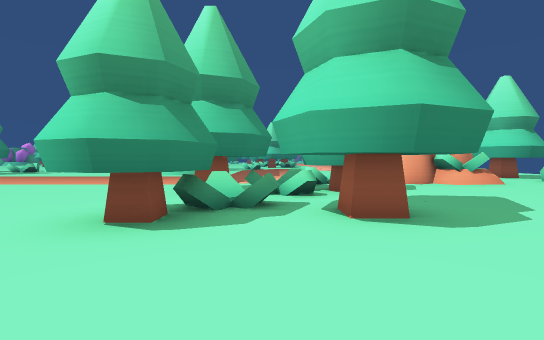
view 1 (above)

24 first-person views from a walk through a Unity game level. The camera is 0.68 m above the floor, tilts 2° down and sees 85° across. The floor is counted in squares, 1 m on a side. Each view is taken from the middle of a square. On the plan, view 1 faces up. The plan holds only what a view shows up to about 10 squares ahead; the rest is blank. The place goes on beyond the plan.

view 2
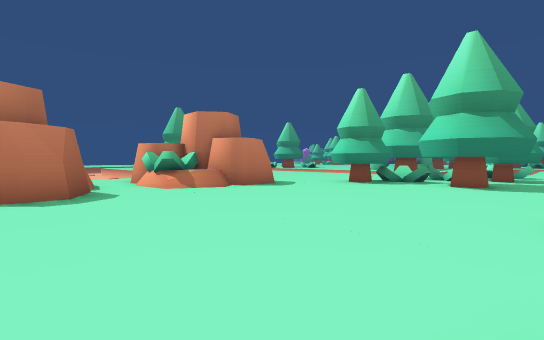

view 3
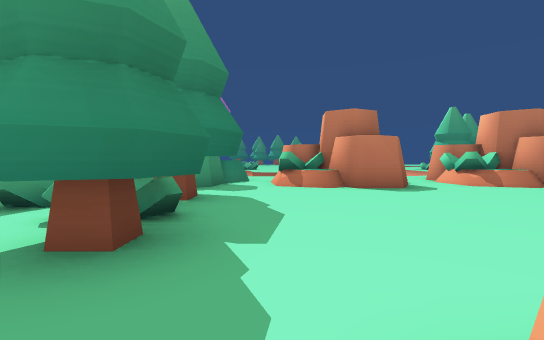

view 4
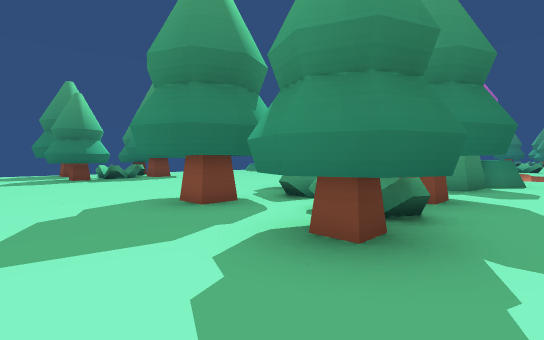

view 5
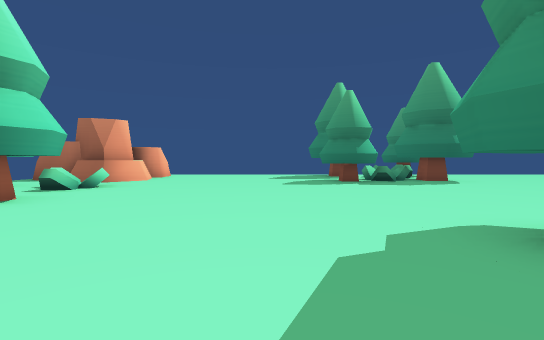

view 6
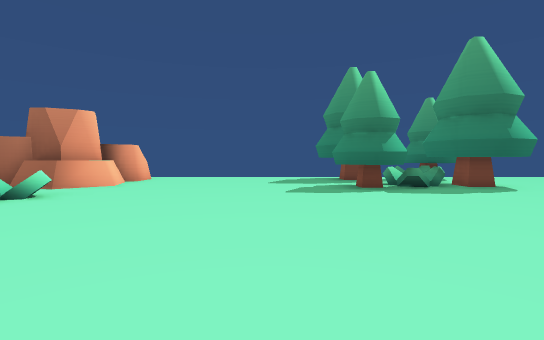

view 7
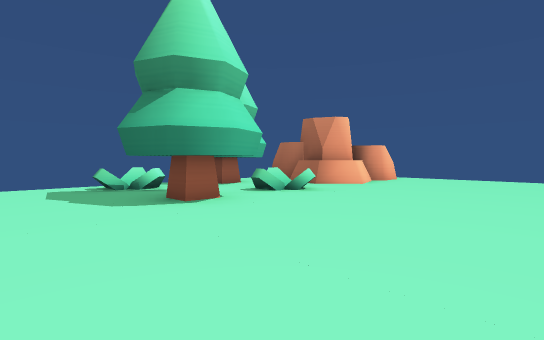

view 8
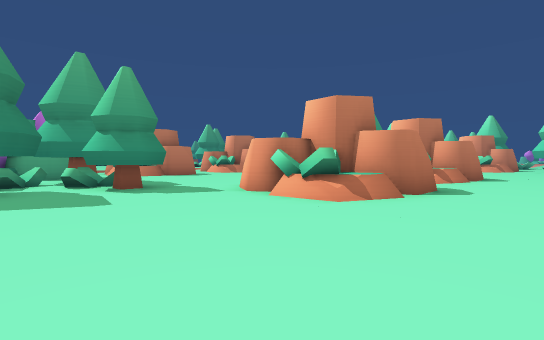

view 9
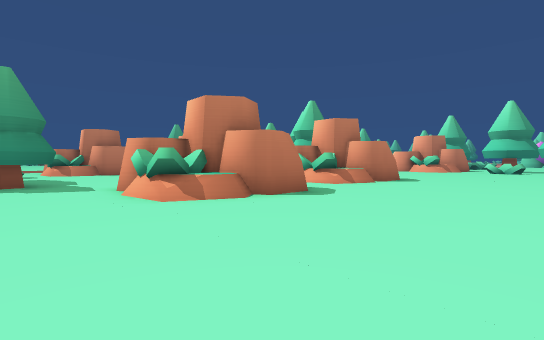

view 10
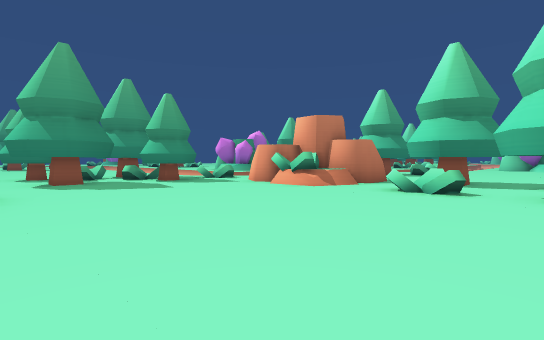

view 11
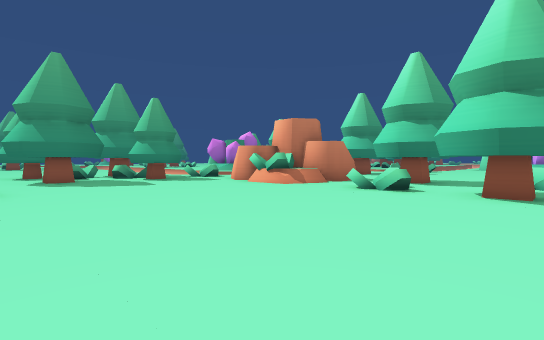

view 12
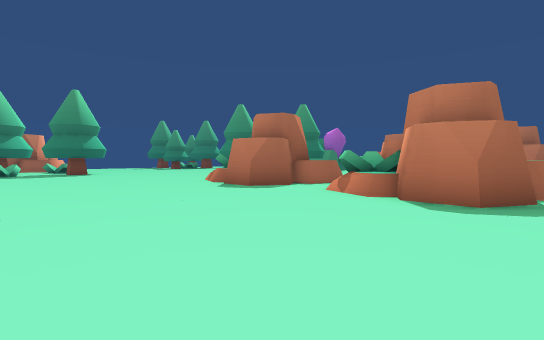

view 13
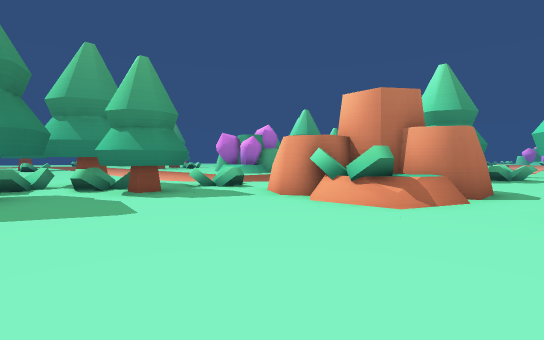

view 14
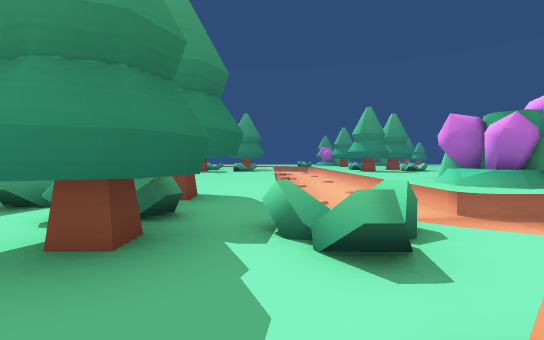

view 15
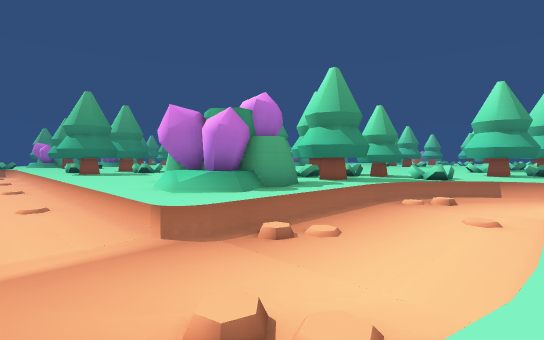

view 16
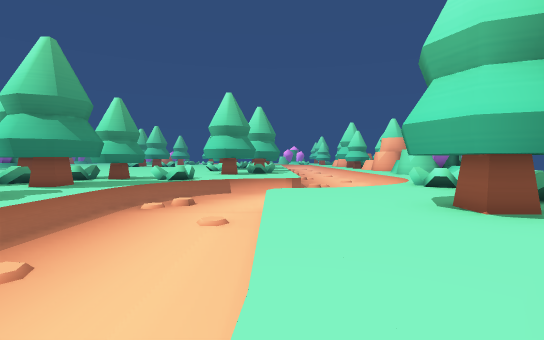

view 17
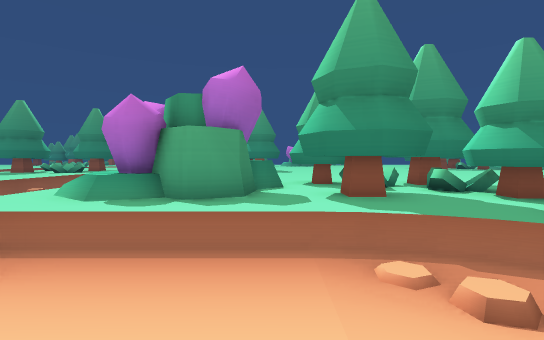

view 18
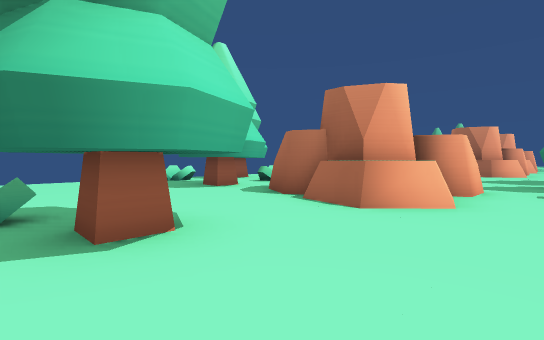

view 19
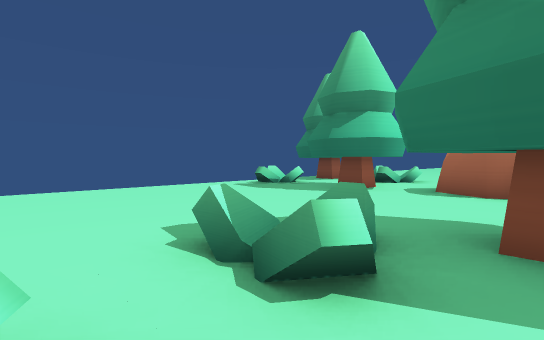

view 20
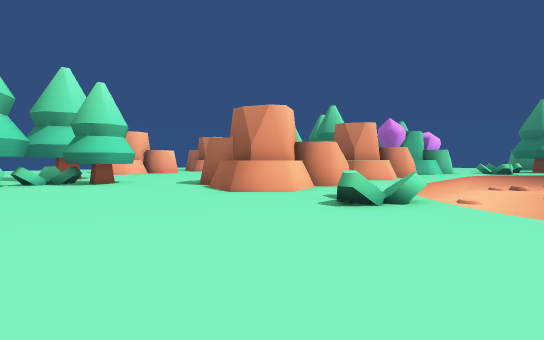

view 21
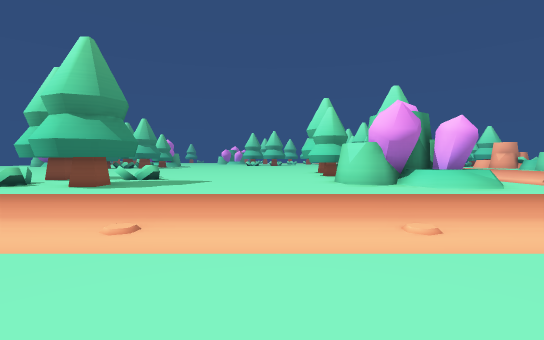

view 22
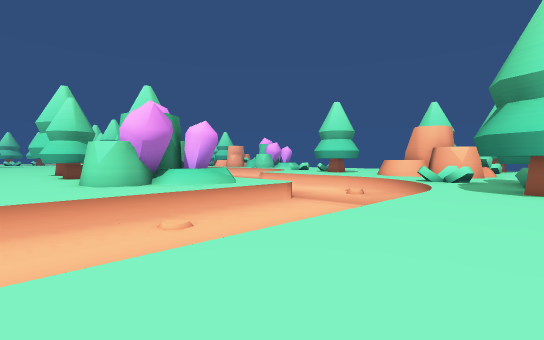

view 23
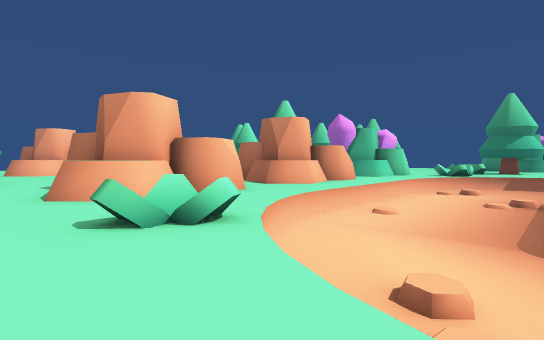

view 24
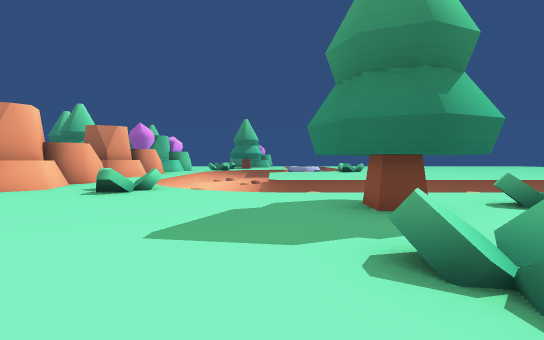

### Floor plan
Key: @ floor where view 1 was taken; # wall or solid block; x gap in a wall; . floor; = window, fence, low wall or low ledge; ^ raised ledge; v drop or lower ground; R rock; T tree.
Columns run from 14 left of view 1 to 12 right of it. Each row starts with its distance up from view 1.
 21        TTTTT =vvv
 20         TTT..vvvv   v
 19       .TTTTT.vvvv  v==
 18       .TTTTT.vvvv...=......
 17       ..^x...vvv.   TT.....
 16 TT......  #..vvv.  TT .....
 15 T......####..vvv. TTT .....
 14 TT......###..vvv.  T  .....
 13 TT.......=^..vvv..    .....
 12 ............vvvv..RR  TT  T
 11 vvvvvvvvvvvvvvvv. RRRRTTTTT
 10  vvvvvvvvvvvvvvv. RRRRTTTTT
  9          vv   v== RRR   TTT
  8   .............=...RR    TT
  7  T..........TT.TT..........
  6 TT..........TTTTT..........
  5 T............TTT...........
  4 TT..........TTTTT..........
  3 TT..........TT.TT..........
  2 .....=. RR  ..... RR  .....
  1   vvv== RRRR.....  RRR.....
  0   vvvv. RRRR..@..  RRR.....
 -1  vvvvv. RRR ..... RRR .....
 -2   vvvv.  RR .....  RR .....
 -3   .vvv. RR  ......RR  .....
 -4   .vvv. RRRR...... RRR.....
 -5   .vvv. RRRR...... RRR.....
 -6   .vvv. RRR ..... RRR .....
 -7   .vvv.  RR .......RR .....
 -8    vvv..^x..TT.TT.........
 -9    vv   ^###TTTTT.........
-10    v      ##TTTT..........
-11              TTTT..........
-12              T.TT..........
-13             ..........TT  T
-14             ..........TTTTT
-15             .......... TT T
-16             ..........  TT
-17            ...........   T
-18           ..TT.TT..... RRR
-19           ..TTTTT..... RRRR
-20           ...TTT...... R
-21             TT TT..... R
-22                    ...

Positions as (right, up) in squares from view 1, and headings:
1: (0, 0), facing up
2: (3, -5), facing up-left
3: (4, -7), facing left
4: (4, -7), facing down-left
5: (4, -9), facing down
6: (4, -11), facing down
7: (4, -11), facing down-right
8: (9, -11), facing up-left
9: (11, -9), facing up-left
10: (11, 2), facing up-left
11: (12, 2), facing up-left
12: (12, 2), facing down-left
13: (8, 4), facing up-left
14: (4, 8), facing left
15: (2, 10), facing up-left
16: (2, 11), facing up
17: (2, 17), facing left
18: (2, 16), facing down-right
19: (5, 18), facing down-right
20: (-11, 6), facing down-right
21: (-9, 6), facing up
22: (-9, 6), facing up-right
23: (-12, 3), facing down-right
24: (-12, 8), facing down
